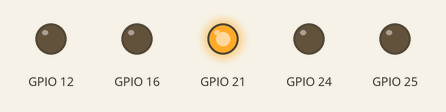
Simulated run of this program. Board: Raspberry Pi (BCM pin numbers). On the bench: output pins drawn as LEDs (lit = HIGH).

Above: at 0.2 s.
At 1.2 s:
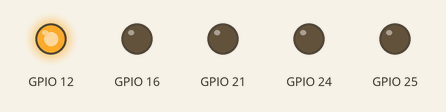
At 1.7 s:
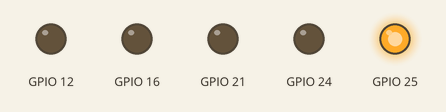
At 3.2 s:
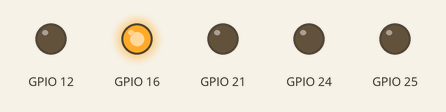
At 4.7 s:
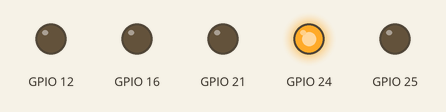
Timing chart, 0 to 5.8 s (numbered marks = the images above):
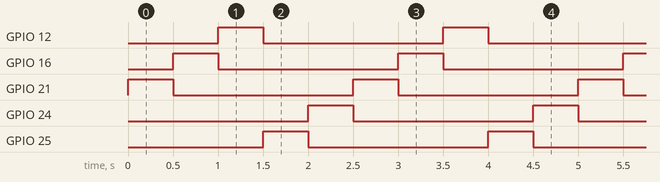

The program:

blink_five_leds.py
```python
import RPi.GPIO as GPIO
import time

# GPO21, GPO16, GP012, GPO25, GPO24
leds = [21, 16, 12, 25, 24]

GPIO.setmode(GPIO.BCM)
GPIO.setwarnings(False)

while True:
    for i, led in enumerate(leds):
        GPIO.setup(led, GPIO.OUT)

        GPIO.output(led, GPIO.HIGH)

        time.sleep(0.5)

        GPIO.output(led, GPIO.LOW)
```

Measured:
- by itself, GPIO 12, GPIO 16, GPIO 21, GPIO 24, GPIO 25: alternates HIGH for 0.50 s and LOW for 2.0 s
